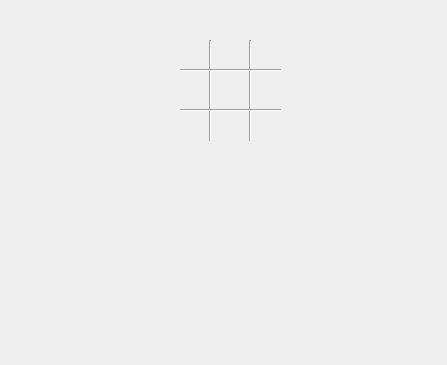
<?xml version="1.0" encoding="UTF-8"?>
<ui version="4.0">
 <class>Dialog</class>
 <widget class="QDialog" name="Dialog">
  <property name="geometry">
   <rect>
    <x>0</x>
    <y>0</y>
    <width>447</width>
    <height>365</height>
   </rect>
  </property>
  <property name="windowTitle">
   <string>Dialog</string>
  </property>
  <widget class="Line" name="line">
   <property name="geometry">
    <rect>
     <x>200</x>
     <y>40</y>
     <width>20</width>
     <height>101</height>
    </rect>
   </property>
   <property name="orientation">
    <enum>Qt::Vertical</enum>
   </property>
  </widget>
  <widget class="Line" name="line_2">
   <property name="geometry">
    <rect>
     <x>240</x>
     <y>40</y>
     <width>20</width>
     <height>101</height>
    </rect>
   </property>
   <property name="orientation">
    <enum>Qt::Vertical</enum>
   </property>
  </widget>
  <widget class="Line" name="line_3">
   <property name="geometry">
    <rect>
     <x>180</x>
     <y>60</y>
     <width>101</width>
     <height>21</height>
    </rect>
   </property>
   <property name="orientation">
    <enum>Qt::Horizontal</enum>
   </property>
  </widget>
  <widget class="Line" name="line_4">
   <property name="geometry">
    <rect>
     <x>180</x>
     <y>100</y>
     <width>101</width>
     <height>20</height>
    </rect>
   </property>
   <property name="orientation">
    <enum>Qt::Horizontal</enum>
   </property>
  </widget>
  <widget class="QWidget" name="widget" native="true">
   <property name="geometry">
    <rect>
     <x>180</x>
     <y>120</y>
     <width>21</width>
     <height>21</height>
    </rect>
   </property>
  </widget>
  <widget class="QWidget" name="widget_2" native="true">
   <property name="geometry">
    <rect>
     <x>220</x>
     <y>120</y>
     <width>21</width>
     <height>21</height>
    </rect>
   </property>
  </widget>
  <widget class="QWidget" name="widget_3" native="true">
   <property name="geometry">
    <rect>
     <x>260</x>
     <y>120</y>
     <width>21</width>
     <height>21</height>
    </rect>
   </property>
  </widget>
  <widget class="QWidget" name="widget_4" native="true">
   <property name="geometry">
    <rect>
     <x>180</x>
     <y>80</y>
     <width>21</width>
     <height>21</height>
    </rect>
   </property>
  </widget>
  <widget class="QWidget" name="widget_5" native="true">
   <property name="geometry">
    <rect>
     <x>220</x>
     <y>80</y>
     <width>21</width>
     <height>21</height>
    </rect>
   </property>
  </widget>
  <widget class="QWidget" name="widget_6" native="true">
   <property name="geometry">
    <rect>
     <x>260</x>
     <y>80</y>
     <width>21</width>
     <height>21</height>
    </rect>
   </property>
  </widget>
  <widget class="QWidget" name="widget_7" native="true">
   <property name="geometry">
    <rect>
     <x>180</x>
     <y>40</y>
     <width>21</width>
     <height>21</height>
    </rect>
   </property>
  </widget>
  <widget class="QWidget" name="widget_8" native="true">
   <property name="geometry">
    <rect>
     <x>220</x>
     <y>40</y>
     <width>21</width>
     <height>21</height>
    </rect>
   </property>
  </widget>
  <widget class="QWidget" name="widget_9" native="true">
   <property name="geometry">
    <rect>
     <x>260</x>
     <y>40</y>
     <width>21</width>
     <height>21</height>
    </rect>
   </property>
  </widget>
 </widget>
 <resources/>
 <connections/>
</ui>
